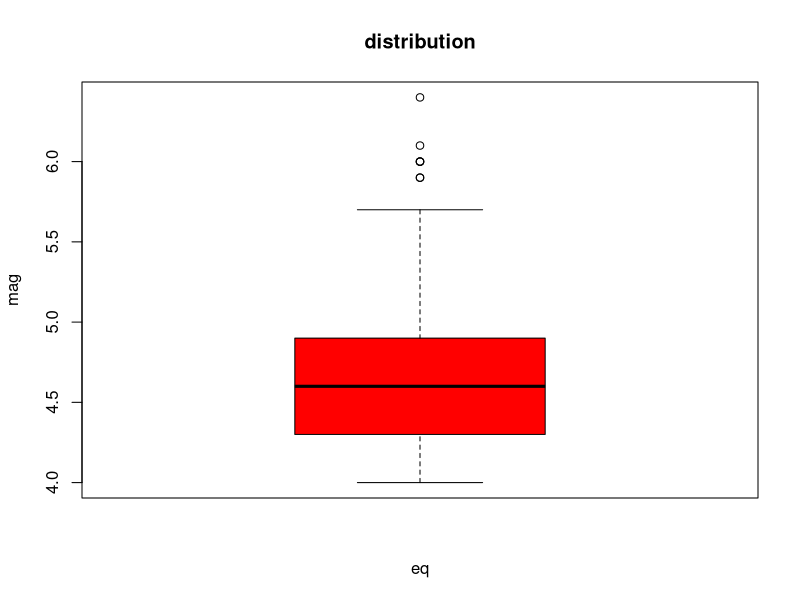

Reproduce this figure in R.
mag = quakes$mag
boxplot(mag, main="distribution", xlab="eq", ylab="mag", col="red")

min(mag) #지진강도의 최솟값
max(mag) #지진강도의 최댓값
median(mag) #중앙값(제2사분위수)
Q = quantile(mag) #백분위수 0 / 25 / 50 / 75 / 100
Q
Q[3]-Q[1] #사분위수 범위
IQR(mag) #사분위수 범위

fence.upper = Q[3] + 1.5 * IQR(mag) #상위기준
fence.lower = Q[1] - 1.5 * IQR(mag) #하위기준

mag[mag > fence.upper] #극단값: 상위기준 초과 데이터
max(mag[mag<=fence.upper]) #극단값 제외 최댓값
mag[mag < fence.lower] #극단값: 하위기준 초과 데이터


